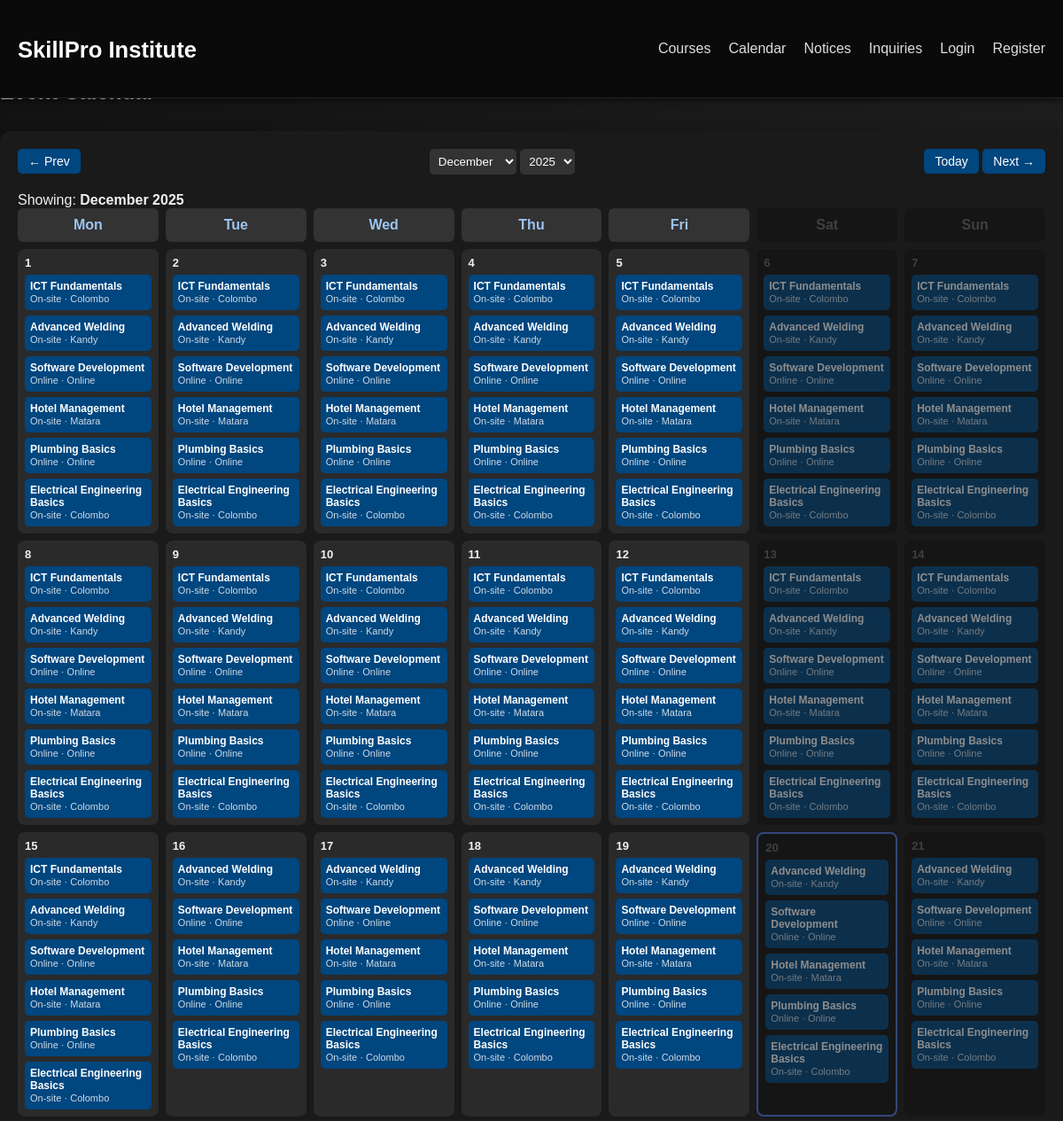
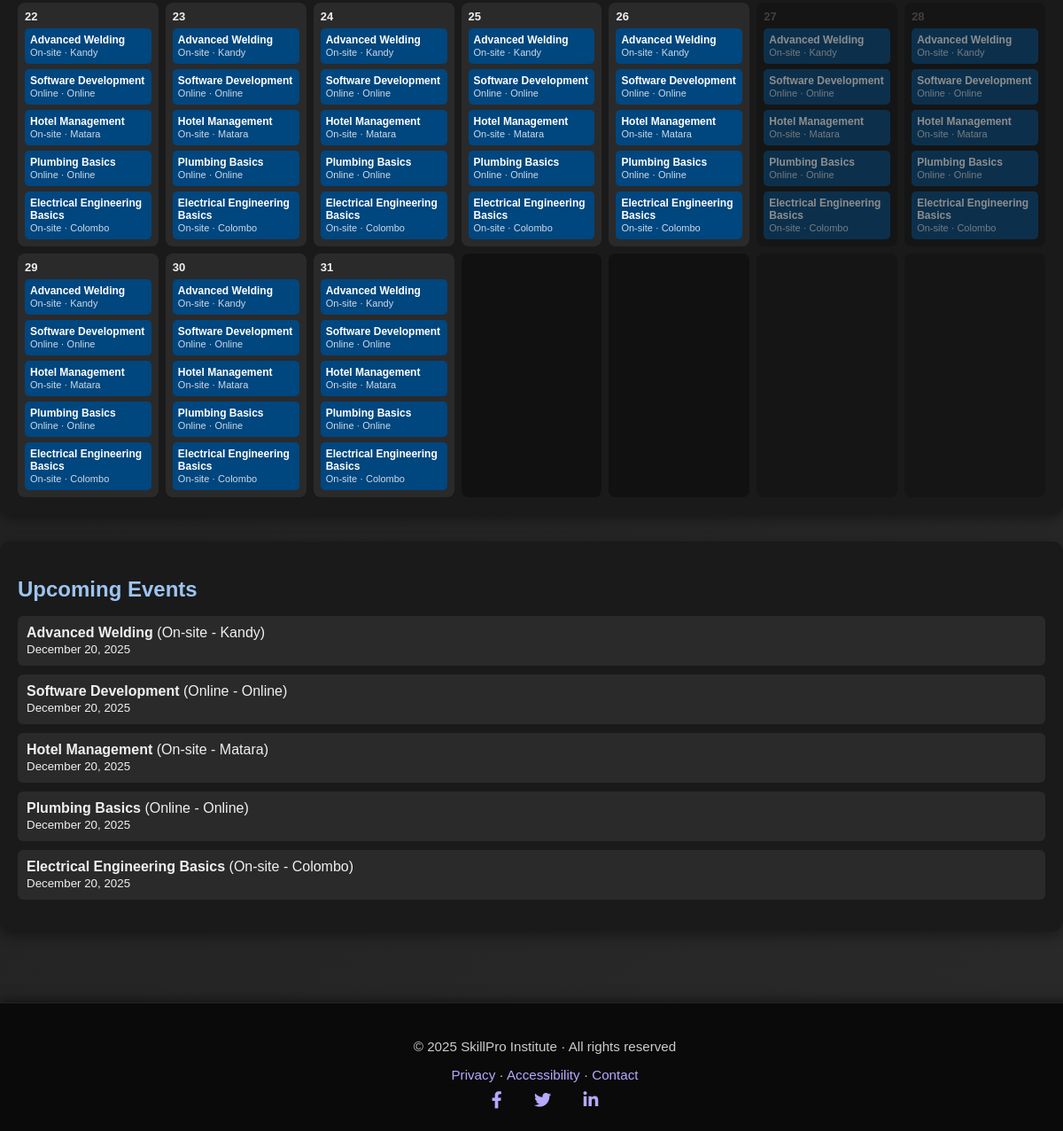
/calendar.php, run on the app's committed database (2 pictures, top to bottom).
### tables this page shows
CREATE TABLE course_offerings (
  id INT AUTO_INCREMENT PRIMARY KEY,
  course_id INT,
  instructor_id INT,
  mode ENUM('Online','On-site'),
  location VARCHAR(120),
  start_date DATE,
  end_date DATE,
  FOREIGN KEY (course_id) REFERENCES courses(id) ON DELETE CASCADE,
  FOREIGN KEY (instructor_id) REFERENCES users(id) ON DELETE SET NULL
);

CREATE TABLE courses (
  id INT AUTO_INCREMENT PRIMARY KEY,
  title VARCHAR(160),
  category VARCHAR(100),
  description TEXT,
  fee DECIMAL(10,2) DEFAULT 0
);

### calendar.php (the view, shortened to what this page needs)
<?php
require __DIR__ . '/config/db.php';
require __DIR__ . '/partials/header.php';
$year  = isset($_GET['year'])  ? max(1970, (int)$_GET['year']) : (int)date('Y');
$month = isset($_GET['month']) ? max(1, min(12, (int)$_GET['month'])) : (int)date('n');
$firstDay      = new DateTime("$year-$month-01");
$daysInMonth   = (int)$firstDay->format('t');
$startWeekDay  = (int)$firstDay->format('N');
$todayStr      = (new DateTime())->format('Y-m-d');
$monthStartStr = $firstDay->format('Y-m-01');
$monthEndStr   = $firstDay->format('Y-m-t');
$eventsByDate = [];
try {
  $stmt = $pdo->prepare("
    SELECT c.title, o.mode, o.location, o.start_date, o.end_date
    FROM course_offerings o
    JOIN courses c ON c.id = o.course_id
    WHERE o.start_date <= ? AND o.end_date >= ?
    ORDER BY o.start_date
  ");
  $stmt->execute([$monthEndStr, $monthStartStr]);
  $rows = $stmt->fetchAll(PDO::FETCH_ASSOC);
  foreach ($rows as $r) {
    $start = new DateTime(max($monthStartStr, $r['start_date']));
    $end   = new DateTime(min($monthEndStr,   $r['end_date']));
    for ($d = clone $start; $d <= $end; $d->modify('+1 day')) {
      $key = $d->format('Y-m-d');
      $eventsByDate[$key][] = [
        'title'    => $r['title'],
        'mode'     => $r['mode'],
        'location' => $r['location'],
      ];
    }
  }
} catch (PDOException $e) {
  try {
    $stmt = $pdo->query("SELECT title FROM courses ORDER BY id");
    $courses = $stmt->fetchAll(PDO::FETCH_ASSOC);
    foreach ($courses as $c) {
      $eventsByDate[$monthStartStr][] = [
        'title'    => $c['title'],
        'mode'     => 'TBA',
        'location' => 'TBA'
      ];
    }
  } catch (PDOException $e2) {
  }
}
function monthOptions($selected) {
  $names = [1=>'January','February','March','April','May','June','July','August','September','October','November','December'];
  $out = '';
  for ($m=1; $m<=12; $m++) {
    $sel = $m == $selected ? 'selected' : '';
    $out .= "<option value=\"$m\" $sel>{$names[$m]}</option>";
  }
  return $out;
}
function yearOptions($selected) {
  $yNow = (int)date('Y');
  $out = '';
  for ($y = $yNow - 3; $y <= $yNow + 3; $y++) {
    $sel = $y == $selected ? 'selected' : '';
    $out .= "<option value=\"$y\" $sel>$y</option>";
  }
  return $out;
}
?>
<h2>Event Calendar</h2>
<link rel="stylesheet" href="assets/css/calendar.css">
<div class="calendar-wrap">
  <div class="cal-header">
    <?php
      $prev = (clone $firstDay)->modify('-1 month');
      $next = (clone $firstDay)->modify('+1 month');
    ?>
    <a class="nav-btn" href="calendar.php?year=<?= $prev->format('Y') ?>&month=<?= $prev->format('n') ?>">&#8592; Prev</a>
    <form class="selectors" method="get" onChange="this.submit()">
      <select name="month"><?= monthOptions($month) ?></select>
      <select name="year"><?= yearOptions($year) ?></select>
    </form>
    <div>
      <a class="nav-btn" href="calendar.php?year=<?= date('Y') ?>&month=<?= date('n') ?>">Today</a>
      <a class="nav-btn" href="calendar.php?year=<?= $next->format('Y') ?>&month=<?= $next->format('n') ?>">Next &#8594;</a>
    </div>
  </div>
  <div class="cal-legend">
    Showing: <strong><?= $firstDay->format('F Y') ?></strong>
  </div>
  <div class="cal-grid">
    <div class="dow">Mon</div><div class="dow">Tue</div><div class="dow">Wed</div>
    <div class="dow">Thu</div><div class="dow">Fri</div><div class="dow">Sat</div><div class="dow">Sun</div>
    <?php
      for ($day=1; $day <= $daysInMonth; $day++) {
        $dateStr = sprintf('%04d-%02d-%02d', $year, $month, $day);
        $isToday = ($dateStr === $todayStr);
        $cls = 'day' . ($isToday ? ' today' : '');
        echo "<div class=\"$cls\">";
        echo "<div class=\"date\">$day</div>";
        if (!empty($eventsByDate[$dateStr])) {
          foreach ($eventsByDate[$dateStr] as $ev) {
            $title = htmlspecialchars($ev['title']);
            $mode  = htmlspecialchars($ev['mode']);
            $loc   = htmlspecialchars($ev['location']);
            echo "<div class=\"ev\">
                    <span class=\"t\">$title</span>
                    <span class=\"m\">$mode · $loc</span>
                  </div>";
          }
        }
        echo "</div>";
      }
      $cellsUsed = ($startWeekDay - 1) + $daysInMonth;
      $remain = (7 - ($cellsUsed % 7)) % 7;
      for ($i=0; $i<$remain; $i++) {
        echo '<div class="day other"></div>';
      }
    ?>
  </div>
</div>
<div class="upcoming">
  <h2>Upcoming Events</h2>
  <ul>
    <?php if ($eventsByDate): ?>
      <?php
        $futureEvents = [];
        foreach ($eventsByDate as $date => $items) {
          if ($date >= date("Y-m-d")) {
            foreach ($items as $ev) {
              $futureEvents[] = [$date, $ev['title'], $ev['mode'], $ev['location']];
            }
          }
        }
        usort($futureEvents, fn($a,$b) => strcmp($a[0], $b[0]));
        $futureEvents = array_slice($futureEvents, 0, 5);
      ?>
      <?php foreach ($futureEvents as $fe): ?>
        <li>
          <strong><?= htmlspecialchars($fe[1]) ?></strong>
          (<?= htmlspecialchars($fe[2]) ?> - <?= htmlspecialchars($fe[3]) ?>)
          <br><small><?= date("F j, Y", strtotime($fe[0])) ?></small>
        </li>
      <?php endforeach; ?>
    <?php else: ?>
      <li>No upcoming events.</li>
    <?php endif; ?>
  </ul>
</div>
<?php require __DIR__ . '/partials/footer.php'; ?>

### assets/css/theme.css (style rules this page uses)
html, body { background-color: #0a0a0a !important; color: #f0f0f0; font-family: "Poppins", Arial, sans-serif; margin: 0; padding: 0; min-height: 100vh; }
h1, h2, h3, h4 { color: #fff; }
a { color: #4e9eff; text-decoration: none; transition: color 0.3s ease, text-shadow 0.3s ease; }
:root { --header-h: 78px; }
body { padding-top: var(--header-h); }

### assets/css/calendar.css (style rules this page uses)
body { background: linear-gradient(135deg, #111, #222, #2a2a2a); color: #eee; font-family: Arial, sans-serif; margin: 0; padding: 0; }
.calendar-wrap { background: #1a1a1a; border-radius: 12px; box-shadow: 0 4px 15px rgba(0,0,0,0.4); padding: 20px; margin: 30px auto; max-width: 1200px; }
.cal-header { display: flex; justify-content: space-between; align-items: center; flex-wrap: wrap; margin-bottom: 20px; }
.cal-header .selectors select { padding: 6px; border-radius: 5px; border: none; outline: none; background: #333; color: #fff; }
.nav-btn { background: #00467f; color: #fff; padding: 6px 12px; text-decoration: none; border-radius: 5px; font-size: 14px; }
.cal-grid { display: grid; grid-template-columns: repeat(7, 1fr); gap: 8px; }
.cal-grid .dow { text-align: center; padding: 10px 0; font-weight: bold; background: #333; color: #9dc4f0; border-radius: 6px; }
.day { background: #2a2a2a; border-radius: 8px; padding: 8px; min-height: 110px; position: relative; transition: transform 0.2s ease, box-shadow 0.2s ease; }
.day.other { background: #111; color: #555; }
.day .date { font-size: 13px; font-weight: bold; margin-bottom: 5px; }
.day.today { border: 2px solid #4e73df; background: #333; }
.ev { margin-top: 6px; padding: 6px; background: #00467f; color: #fff; border-radius: 5px; font-size: 12px; }
.ev .t { font-weight: bold; display: block; }
.ev .m { font-size: 11px; opacity: 0.8; }
.cal-grid .dow:nth-child(6), .cal-grid .dow:nth-child(7), .day:nth-child(7n), .day:nth-child(7n-1) { background: #111 !important; color: #666 !important; pointer-events: none; opacity: 0.5; }
.upcoming { max-width: 1200px; margin: 30px auto; background: #1a1a1a; padding: 20px; border-radius: 12px; box-shadow: 0 4px 15px rgba(0,0,0,0.4); }
.upcoming h2 { color: #9dc4f0; margin-bottom: 15px; }
.upcoming ul { list-style: none; padding: 0; }
.upcoming li { margin-bottom: 10px; padding: 10px; background: #2a2a2a; border-radius: 6px; transition: background 0.3s; }

### data on the page
course_offerings: course.title "ICT Fundamentals", mode "On-site", location "Colombo"
course_offerings: course.title "Advanced Welding", mode "On-site", location "Kandy", fe "December 20, 2025"
course_offerings: course.title "Software Development", mode "Online", location "Online", fe "Online", fe "December 20, 2025"
course_offerings: course.title "Hotel Management", mode "On-site", location "Matara", fe "December 20, 2025"
course_offerings: course.title "Plumbing Basics", mode "Online", location "Online", fe "Online", fe "December 20, 2025"
course_offerings: course.title "Electrical Engineering Basics", mode "On-site", location "Colombo", fe "December 20, 2025"

### other printed values
$firstDay->format('F Y') "December 2025"
form field month "December"
form field year "2025"
